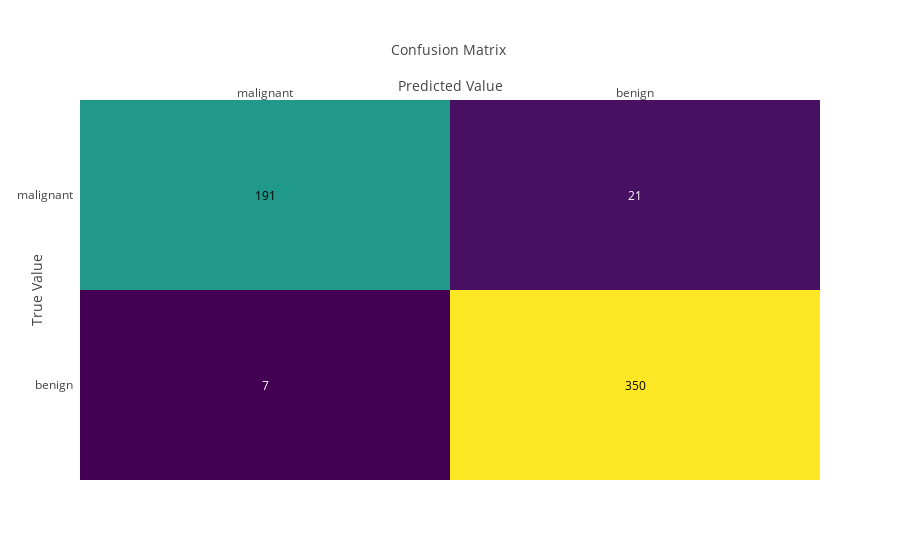

Notebook code for this chart:
### Code cell
plot_handler.plot_confusion_matrix()

### Figure 1 — Plotly figure (JSON) as saved in the notebook; plotly's stock layout.template omitted (floating-point values rounded to 4 significant figures)
{"data": [{"colorscale": "Viridis", "reversescale": false, "showscale": false, "type": "heatmap", "uid": "e547baed-e9bf-452b-a0c0-a3ea0bc7c52a", "x": ["malignant", "benign"], "y": ["benign", "malignant"], "z": [[7, 350], [191, 21]]}], "layout": {"annotations": [{"font": {"color": "#FFFFFF"}, "showarrow": false, "text": "7", "x": "malignant", "xref": "x", "y": "benign", "yref": "y"}, {"font": {"color": "#000000"}, "showarrow": false, "text": "350", "x": "benign", "xref": "x", "y": "benign", "yref": "y"}, {"font": {"color": "#000000"}, "showarrow": false, "text": "191", "x": "malignant", "xref": "x", "y": "malignant", "yref": "y"}, {"font": {"color": "#FFFFFF"}, "showarrow": false, "text": "21", "x": "benign", "xref": "x", "y": "malignant", "yref": "y"}], "autosize": true, "xaxis": {"autorange": true, "dtick": 1, "gridcolor": "rgb(0, 0, 0)", "range": [-0.5, 1.5], "side": "top", "ticks": "", "title": {"text": "Confusion Matrix <br /><br />Predicted Value"}, "type": "category"}, "yaxis": {"autorange": true, "dtick": 1, "range": [-0.5, 1.5], "ticks": "", "ticksuffix": "  ", "title": {"text": "True Value"}, "type": "category"}}}
